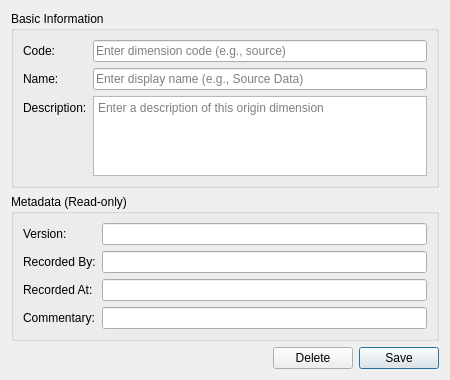
<?xml version="1.0" encoding="UTF-8"?>
<ui version="4.0">
 <class>OriginDimensionDetailDialog</class>
 <widget class="QWidget" name="OriginDimensionDetailDialog">
  <property name="geometry">
   <rect>
    <x>0</x>
    <y>0</y>
    <width>450</width>
    <height>380</height>
   </rect>
  </property>
  <property name="sizePolicy">
   <sizepolicy hsizetype="Preferred" vsizetype="Preferred">
    <horstretch>0</horstretch>
    <verstretch>0</verstretch>
   </sizepolicy>
  </property>
  <property name="minimumSize">
   <size>
    <width>400</width>
    <height>0</height>
   </size>
  </property>
  <property name="windowTitle">
   <string>Origin Dimension Details</string>
  </property>
  <layout class="QVBoxLayout" name="verticalLayout">
   <item>
    <widget class="QGroupBox" name="basicInfoGroup">
     <property name="title">
      <string>Basic Information</string>
     </property>
     <layout class="QFormLayout" name="formLayout">
      <item row="0" column="0">
       <widget class="QLabel" name="labelCode">
        <property name="text">
         <string>Code:</string>
        </property>
       </widget>
      </item>
      <item row="0" column="1">
       <widget class="QLineEdit" name="codeEdit">
        <property name="placeholderText">
         <string>Enter dimension code (e.g., source)</string>
        </property>
       </widget>
      </item>
      <item row="1" column="0">
       <widget class="QLabel" name="labelName">
        <property name="text">
         <string>Name:</string>
        </property>
       </widget>
      </item>
      <item row="1" column="1">
       <widget class="QLineEdit" name="nameEdit">
        <property name="placeholderText">
         <string>Enter display name (e.g., Source Data)</string>
        </property>
       </widget>
      </item>
      <item row="2" column="0">
       <widget class="QLabel" name="labelDescription">
        <property name="text">
         <string>Description:</string>
        </property>
       </widget>
      </item>
      <item row="2" column="1">
       <widget class="QTextEdit" name="descriptionEdit">
        <property name="minimumSize">
         <size>
          <width>0</width>
          <height>80</height>
         </size>
        </property>
        <property name="maximumSize">
         <size>
          <width>16777215</width>
          <height>120</height>
         </size>
        </property>
        <property name="placeholderText">
         <string>Enter a description of this origin dimension</string>
        </property>
       </widget>
      </item>
     </layout>
    </widget>
   </item>
   <item>
    <widget class="QGroupBox" name="metadataGroup">
     <property name="title">
      <string>Metadata (Read-only)</string>
     </property>
     <layout class="QFormLayout" name="formLayout_2">
      <item row="0" column="0">
       <widget class="QLabel" name="labelVersion">
        <property name="text">
         <string>Version:</string>
        </property>
       </widget>
      </item>
      <item row="0" column="1">
       <widget class="QLineEdit" name="versionEdit">
        <property name="readOnly">
         <bool>true</bool>
        </property>
       </widget>
      </item>
      <item row="1" column="0">
       <widget class="QLabel" name="labelRecordedBy">
        <property name="text">
         <string>Recorded By:</string>
        </property>
       </widget>
      </item>
      <item row="1" column="1">
       <widget class="QLineEdit" name="recordedByEdit">
        <property name="readOnly">
         <bool>true</bool>
        </property>
       </widget>
      </item>
      <item row="2" column="0">
       <widget class="QLabel" name="labelRecordedAt">
        <property name="text">
         <string>Recorded At:</string>
        </property>
       </widget>
      </item>
      <item row="2" column="1">
       <widget class="QLineEdit" name="recordedAtEdit">
        <property name="readOnly">
         <bool>true</bool>
        </property>
       </widget>
      </item>
      <item row="3" column="0">
       <widget class="QLabel" name="labelCommentary">
        <property name="text">
         <string>Commentary:</string>
        </property>
       </widget>
      </item>
      <item row="3" column="1">
       <widget class="QLineEdit" name="commentaryEdit">
        <property name="readOnly">
         <bool>true</bool>
        </property>
       </widget>
      </item>
     </layout>
    </widget>
   </item>
   <item>
    <spacer name="verticalSpacer">
     <property name="orientation">
      <enum>Qt::Vertical</enum>
     </property>
     <property name="sizeHint" stdset="0">
      <size>
       <width>20</width>
       <height>40</height>
      </size>
     </property>
    </spacer>
   </item>
   <item>
    <layout class="QHBoxLayout" name="buttonLayout">
     <item>
      <spacer name="horizontalSpacer">
       <property name="orientation">
        <enum>Qt::Horizontal</enum>
       </property>
       <property name="sizeHint" stdset="0">
        <size>
         <width>40</width>
         <height>20</height>
        </size>
       </property>
      </spacer>
     </item>
     <item>
      <widget class="QPushButton" name="deleteButton">
       <property name="text">
        <string>Delete</string>
       </property>
      </widget>
     </item>
     <item>
      <widget class="QPushButton" name="saveButton">
       <property name="text">
        <string>Save</string>
       </property>
       <property name="default">
        <bool>true</bool>
       </property>
      </widget>
     </item>
    </layout>
   </item>
  </layout>
 </widget>
 <resources/>
 <connections/>
</ui>
